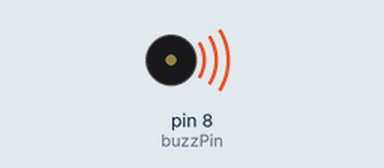
Bench run of a sketch on a simulated Arduino Uno, built with avr-gcc and run on an emulated ATmega328P. Parts: buzzer (waves = sounding, pin HIGH).

Above: at 0.05 s.
At 37.5 s:
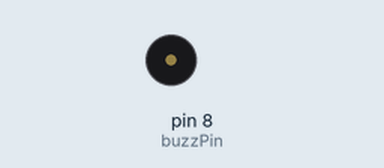
Timing chart, 0 to 38.0 s (numbered marks = the images above):
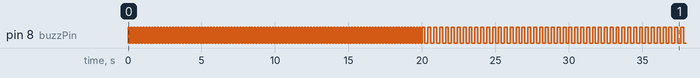

Measured:
- by itself, pin 8 (buzzPin): goes 100 × (HIGH 0.10 s, LOW 0.10 s), 100 × (HIGH 0.20 s, LOW 0.20 s), 100 × (HIGH 0.10 s, LOW 0.10 s), 100 × (HIGH 0.20 s, LOW 0.20 s), 49 × (HIGH 0.10 s, LOW 0.10 s), HIGH 0.10 s, then LOW

The sketch:

ChangingTone_Active_Buzzer.ino
```cpp
int buzzPin=8;
int dt1=100;
int dt2=200;
int j;

void setup() {
  // put your setup code here, to run once:
pinMode(buzzPin,OUTPUT);
}

void loop() {
  // put your main code here, to run repeatedly:
for(j=1;j<=100;j=j+1){
  digitalWrite(buzzPin,HIGH);
  delay(dt1);
  digitalWrite(buzzPin,LOW);
  delay(dt1);
}
for(j=1;j<=100;j=j+1){
  digitalWrite(buzzPin,HIGH);
  delay(dt2);
  digitalWrite(buzzPin,LOW);
  delay(dt2);
}
}
```
